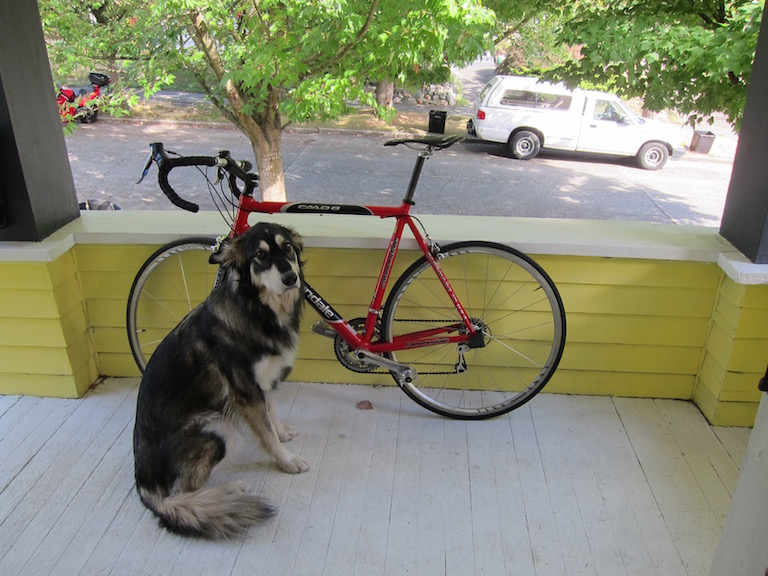
//> input picture testFiles/images/dog_bike_car.jpg, 768 x 576 px, given in place of the camera
$ ./testFindContours_cap   (built with g++ and OpenCV 4)
//> lines starting //> are read from the running program, lines starting //| are printed output that depends on the picture; after the words box and inside, x2 and y2 are one past the last pixel; in counts of white or black regions, pixels touching at a corner belong together
#include <opencv2/opencv.hpp>

int main() {
    cv::VideoCapture cap(0, cv::CAP_V4L);  // Assuming you want to capture from the default camera
    if (!cap.isOpened()) {
        std::cerr << "Error: Could not open camera." << std::endl;
        return -1;
    }

    // Set the width and height
    cap.set(cv::CAP_PROP_FRAME_WIDTH, 1280);
    cap.set(cv::CAP_PROP_FRAME_HEIGHT, 720);

    // Check if the settings were applied successfully
    double width = cap.get(cv::CAP_PROP_FRAME_WIDTH);
    double height = cap.get(cv::CAP_PROP_FRAME_HEIGHT);

    // std::cout << "Width: " << width << ", Height: " << height << std::endl;

    while (true) {
        cv::Mat image;
        if (!cap.read(image)) {
            std::cerr << "Error: Could not read frame from the camera." << std::endl;
            break;
        }
//> image is the input picture: 576 rows x 768 cols, CV_8UC3; mean B, G, R 114.1, 135.7, 134.4

        // convert image to grayscale format
        cv::Mat img_gray;
        cv::cvtColor(image, img_gray, cv::COLOR_BGR2GRAY);
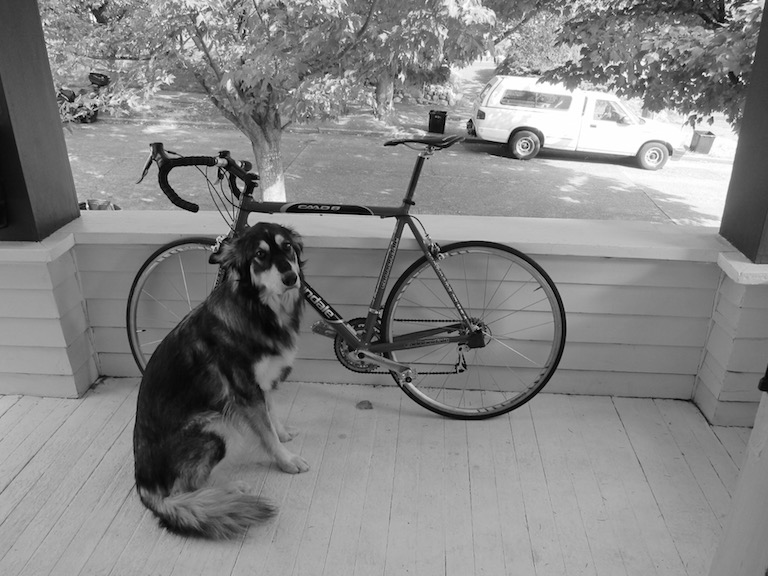
//> img_gray: 576 rows x 768 cols, CV_8UC1; min 0, max 255, mean 132.8

        // apply binary treshholding
        cv::Mat thresh;
        cv::threshold(img_gray, thresh, 150, 255, cv::THRESH_BINARY);
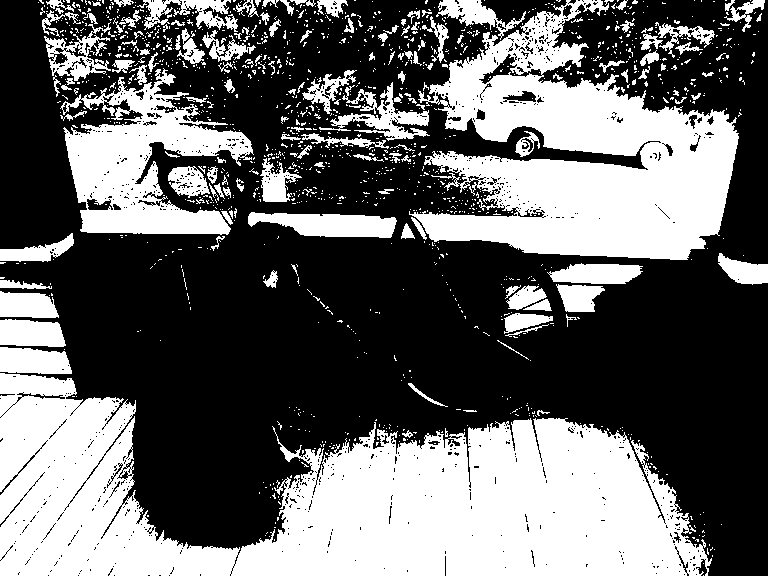
//> thresh: 576 rows x 768 cols, CV_8UC1; 40.3% white; 1378 white regions (1234 under 20 px)

        // detect the contours on the binary image using cv.CHAIN_APPROX_NONE
        std::vector<std::vector<cv::Point>> contours;
        std::vector<cv::Vec4i> hierarchy;
        cv::findContours(thresh.clone(), contours, hierarchy, cv::RETR_TREE, cv::CHAIN_APPROX_NONE);
//> contours = 2872 contours, 2686 with area under 20; largest, box (x1, y1, x2, y2) and area: (0, 373, 712, 576) 83116, (409, 0, 739, 260) 45408, (60, 68, 254, 235) 14915, (248, 212, 397, 238) 2480, (319, 82, 430, 141) 1729


        // draw contours on the original image
        cv::Mat image_copy = image.clone();
        cv::drawContours(image_copy, contours, -1, cv::Scalar(0, 0, 255), 2);
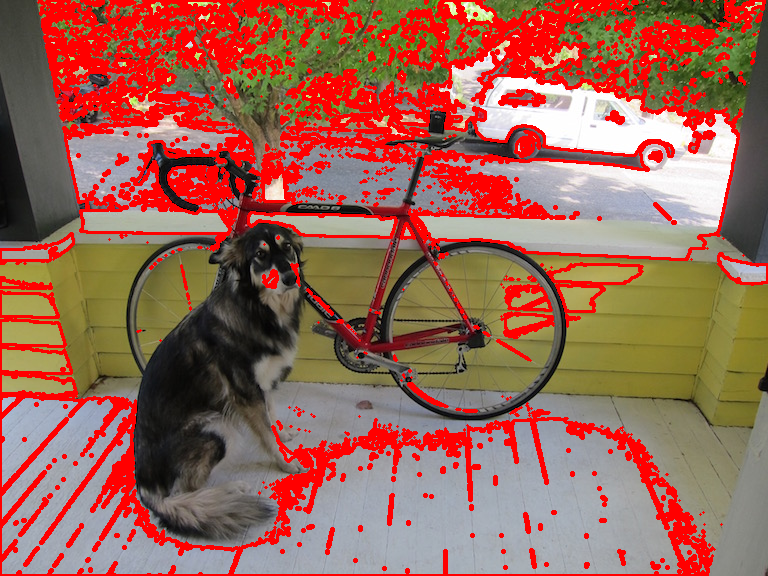
//> image_copy: 576 rows x 768 cols, CV_8UC3; mean B, G, R 85.5, 101.4, 156.3

	    // Display the actual frame (image)
        cv::imshow("Webcam", image_copy);

        // Break the loop if the 'ESC' key is pressed
        if (cv::waitKey(1) == 27) {
//> the Esc key is pressed
            break;
        }
    }

    return 0;
}
